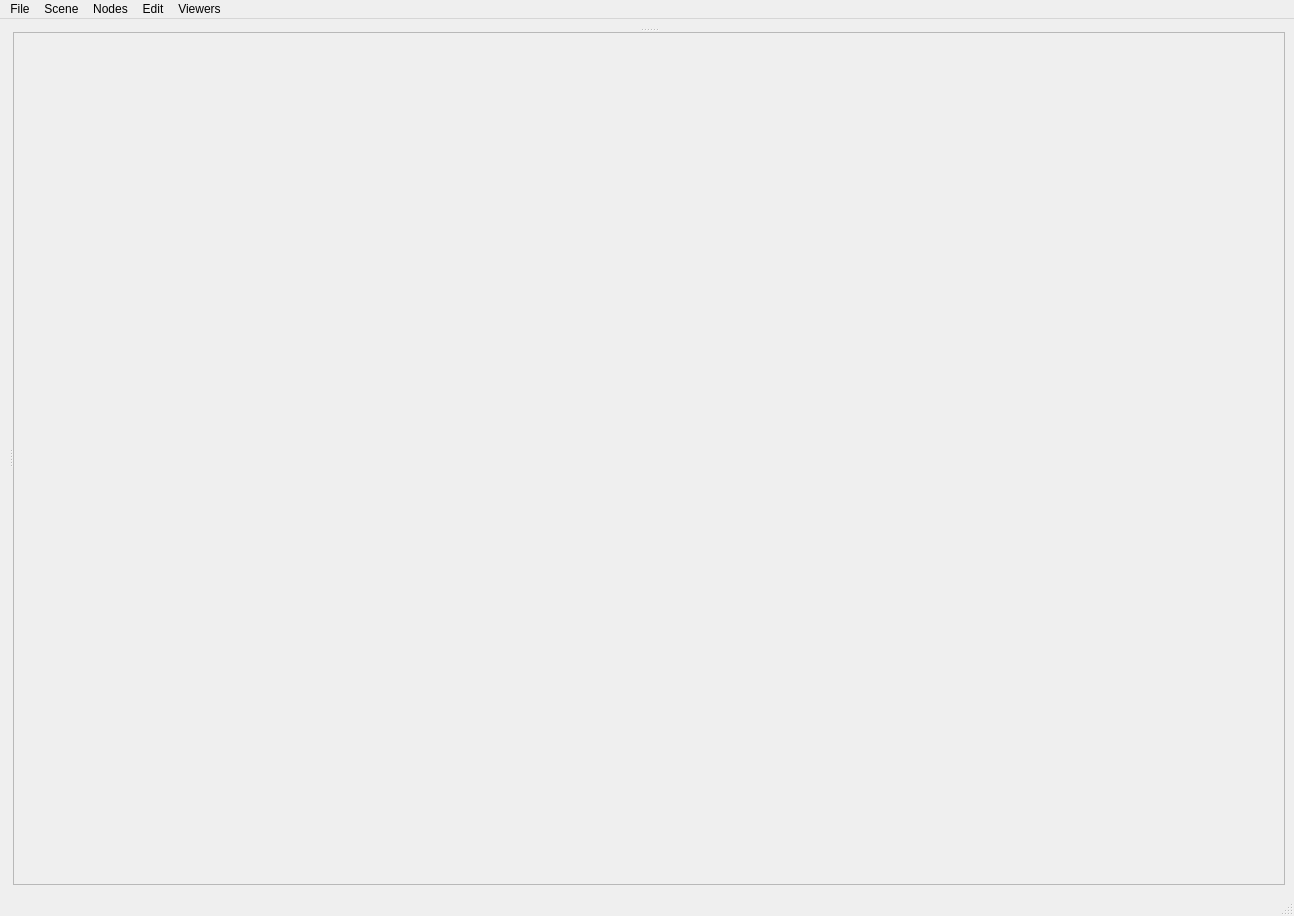
<?xml version="1.0" encoding="UTF-8"?>
<ui version="4.0">
 <class>tangle_window</class>
 <widget class="QMainWindow" name="tangle_window">
  <property name="geometry">
   <rect>
    <x>0</x>
    <y>0</y>
    <width>1294</width>
    <height>916</height>
   </rect>
  </property>
  <property name="windowTitle">
   <string>Tangle by Niels Vaes</string>
  </property>
  <property name="windowIcon">
   <iconset>
    <normaloff>icons/logo.png</normaloff>icons/logo.png</iconset>
  </property>
  <property name="styleSheet">
   <string notr="true"/>
  </property>
  <widget class="QWidget" name="centralwidget">
   <layout class="QGridLayout" name="gridLayout_2">
    <item row="0" column="0">
     <widget class="QSplitter" name="horizontal_splitter">
      <property name="frameShadow">
       <enum>QFrame::Raised</enum>
      </property>
      <property name="orientation">
       <enum>Qt::Horizontal</enum>
      </property>
      <widget class="QWidget" name="verticalLayoutWidget">
       <layout class="QVBoxLayout" name="main_vertical_layout"/>
      </widget>
      <widget class="QSplitter" name="vertical_splitter">
       <property name="orientation">
        <enum>Qt::Vertical</enum>
       </property>
       <widget class="QWidget" name="layoutWidget">
        <layout class="QVBoxLayout" name="node_tree_layout"/>
       </widget>
       <widget class="QScrollArea" name="scrollArea">
        <property name="widgetResizable">
         <bool>true</bool>
        </property>
        <widget class="QWidget" name="scrollAreaWidgetContents">
         <property name="geometry">
          <rect>
           <x>0</x>
           <y>0</y>
           <width>1170</width>
           <height>784</height>
          </rect>
         </property>
         <layout class="QGridLayout" name="gridLayout">
          <item row="0" column="0">
           <layout class="QVBoxLayout" name="values_layout">
            <property name="spacing">
             <number>1</number>
            </property>
            <property name="sizeConstraint">
             <enum>QLayout::SetMinimumSize</enum>
            </property>
           </layout>
          </item>
         </layout>
        </widget>
       </widget>
      </widget>
     </widget>
    </item>
   </layout>
  </widget>
  <widget class="QMenuBar" name="menubar">
   <property name="geometry">
    <rect>
     <x>0</x>
     <y>0</y>
     <width>1294</width>
     <height>20</height>
    </rect>
   </property>
   <widget class="QMenu" name="menuFile">
    <property name="title">
     <string>File</string>
    </property>
    <addaction name="actionExit"/>
   </widget>
   <widget class="QMenu" name="menuEdit">
    <property name="title">
     <string>Edit</string>
    </property>
    <addaction name="actionSettings"/>
    <addaction name="separator"/>
    <addaction name="action_reload_nodes"/>
    <addaction name="action_generate_node_database"/>
    <addaction name="separator"/>
    <addaction name="action_about"/>
   </widget>
   <widget class="QMenu" name="menuView">
    <property name="title">
     <string>Viewers</string>
    </property>
    <widget class="QMenu" name="menuGraph">
     <property name="title">
      <string>Graph</string>
     </property>
     <addaction name="action_show_graph_viewer"/>
     <addaction name="action_show_graph_viewer_date"/>
    </widget>
    <addaction name="action_show_image_viewer"/>
    <addaction name="menuGraph"/>
   </widget>
   <widget class="QMenu" name="menuScene">
    <property name="tearOffEnabled">
     <bool>true</bool>
    </property>
    <property name="title">
     <string>Scene</string>
    </property>
    <addaction name="action_save_scene"/>
    <addaction name="action_load"/>
    <addaction name="separator"/>
    <addaction name="action_clear_scene"/>
    <addaction name="separator"/>
    <addaction name="action_recompute_entire_network"/>
   </widget>
   <widget class="QMenu" name="menuNodes">
    <property name="title">
     <string>Nodes</string>
    </property>
    <addaction name="action_save_selected_nodes"/>
    <addaction name="action_duplicate_nodes"/>
    <addaction name="action_group_ungroup_nodes"/>
    <addaction name="separator"/>
    <addaction name="action_align_selected_nodes_horizontally"/>
    <addaction name="action_align_selected_nodes_vertically"/>
    <addaction name="separator"/>
    <addaction name="action_delete_nodes"/>
   </widget>
   <addaction name="menuFile"/>
   <addaction name="menuScene"/>
   <addaction name="menuNodes"/>
   <addaction name="menuEdit"/>
   <addaction name="menuView"/>
  </widget>
  <widget class="QStatusBar" name="statusbar"/>
  <action name="actionExit">
   <property name="text">
    <string>Exit</string>
   </property>
  </action>
  <action name="actionSettings">
   <property name="text">
    <string>Settings</string>
   </property>
  </action>
  <action name="action_reload_nodes">
   <property name="text">
    <string>Reload Node Browser</string>
   </property>
  </action>
  <action name="action_show_image_viewer">
   <property name="text">
    <string>Image</string>
   </property>
   <property name="shortcut">
    <string>F5</string>
   </property>
   <property name="shortcutContext">
    <enum>Qt::ApplicationShortcut</enum>
   </property>
  </action>
  <action name="action_clear_scene">
   <property name="text">
    <string>Clear scene</string>
   </property>
   <property name="shortcut">
    <string>Ctrl+-</string>
   </property>
   <property name="shortcutContext">
    <enum>Qt::ApplicationShortcut</enum>
   </property>
  </action>
  <action name="action_duplicate_nodes">
   <property name="text">
    <string>Duplicate nodes</string>
   </property>
   <property name="shortcut">
    <string>Ctrl+D</string>
   </property>
   <property name="shortcutContext">
    <enum>Qt::ApplicationShortcut</enum>
   </property>
  </action>
  <action name="action_delete_nodes">
   <property name="text">
    <string>Delete nodes</string>
   </property>
   <property name="shortcut">
    <string>Del</string>
   </property>
   <property name="shortcutContext">
    <enum>Qt::ApplicationShortcut</enum>
   </property>
  </action>
  <action name="action_save_scene">
   <property name="text">
    <string>Save scene...</string>
   </property>
   <property name="shortcut">
    <string>Ctrl+S</string>
   </property>
   <property name="shortcutContext">
    <enum>Qt::ApplicationShortcut</enum>
   </property>
  </action>
  <action name="action_load">
   <property name="text">
    <string>Load...</string>
   </property>
   <property name="shortcut">
    <string>Ctrl+O</string>
   </property>
   <property name="shortcutContext">
    <enum>Qt::ApplicationShortcut</enum>
   </property>
  </action>
  <action name="action_save_selected_nodes">
   <property name="text">
    <string>Save selected nodes...</string>
   </property>
   <property name="shortcut">
    <string>Ctrl+Shift+S</string>
   </property>
   <property name="shortcutContext">
    <enum>Qt::ApplicationShortcut</enum>
   </property>
  </action>
  <action name="action_recompute_entire_network">
   <property name="text">
    <string>Re-compute entire network</string>
   </property>
  </action>
  <action name="action_group_ungroup_nodes">
   <property name="text">
    <string>Group/ungroup selected nodes</string>
   </property>
   <property name="shortcut">
    <string>Ctrl+G</string>
   </property>
   <property name="shortcutContext">
    <enum>Qt::ApplicationShortcut</enum>
   </property>
  </action>
  <action name="action_about">
   <property name="text">
    <string>About...</string>
   </property>
  </action>
  <action name="action_align_selected_nodes_vertically">
   <property name="text">
    <string>Align selected nodes vertically</string>
   </property>
   <property name="shortcut">
    <string>Ctrl+Left</string>
   </property>
   <property name="shortcutContext">
    <enum>Qt::ApplicationShortcut</enum>
   </property>
  </action>
  <action name="action_align_selected_nodes_horizontally">
   <property name="text">
    <string>Align selected nodes horizontally</string>
   </property>
   <property name="shortcut">
    <string>Ctrl+Up</string>
   </property>
   <property name="shortcutContext">
    <enum>Qt::ApplicationShortcut</enum>
   </property>
  </action>
  <action name="actionsdf">
   <property name="text">
    <string>sdf</string>
   </property>
  </action>
  <action name="action_show_graph_viewer">
   <property name="text">
    <string>Float Graph</string>
   </property>
   <property name="shortcut">
    <string>Ctrl+F6</string>
   </property>
   <property name="shortcutContext">
    <enum>Qt::ApplicationShortcut</enum>
   </property>
  </action>
  <action name="action_show_graph_viewer_date">
   <property name="text">
    <string>Date Graph</string>
   </property>
   <property name="shortcut">
    <string>Ctrl+F7</string>
   </property>
   <property name="shortcutContext">
    <enum>Qt::ApplicationShortcut</enum>
   </property>
  </action>
  <action name="action_generate_node_database">
   <property name="text">
    <string>Generate Node Database</string>
   </property>
  </action>
 </widget>
 <resources/>
 <connections/>
</ui>
